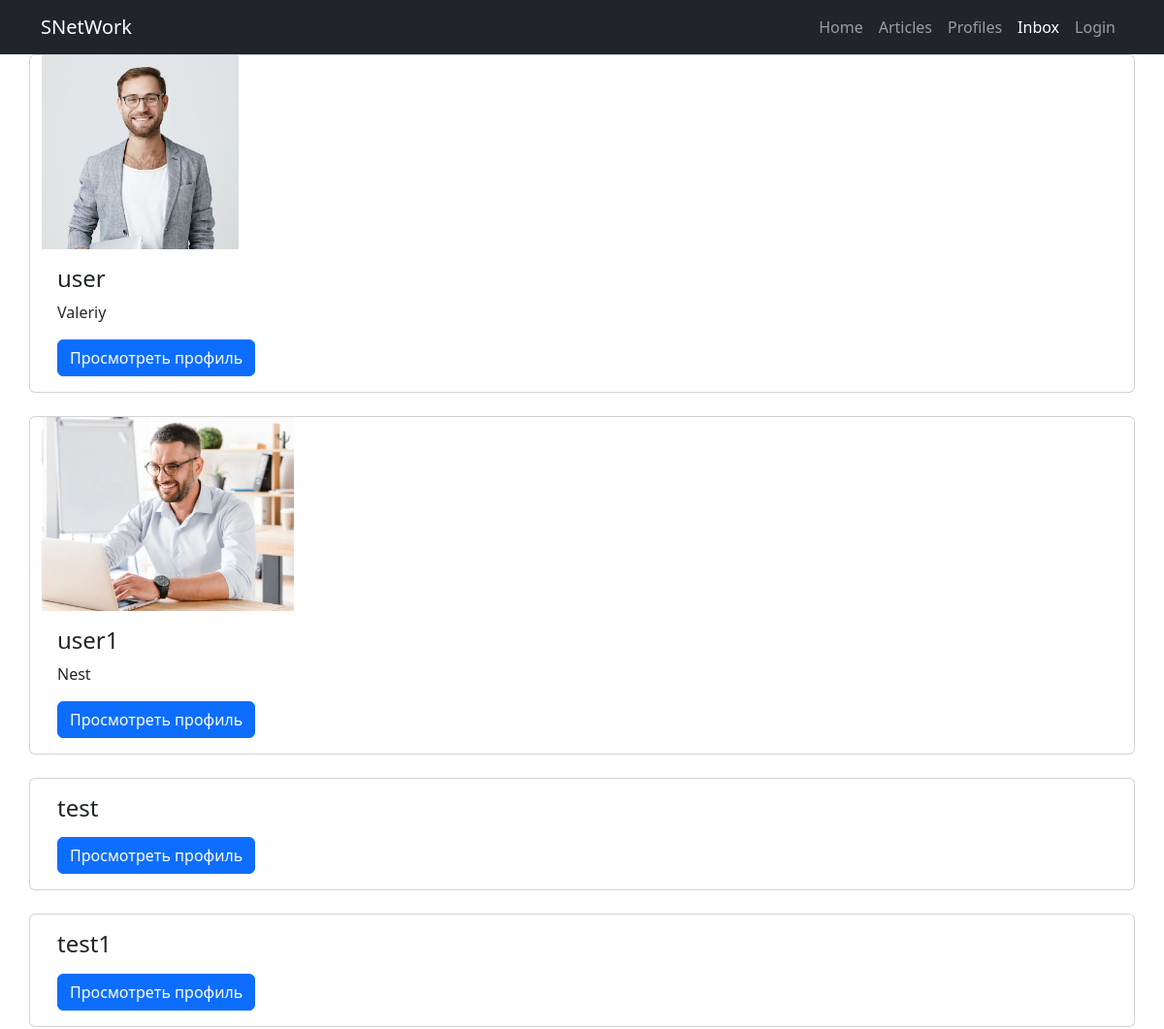
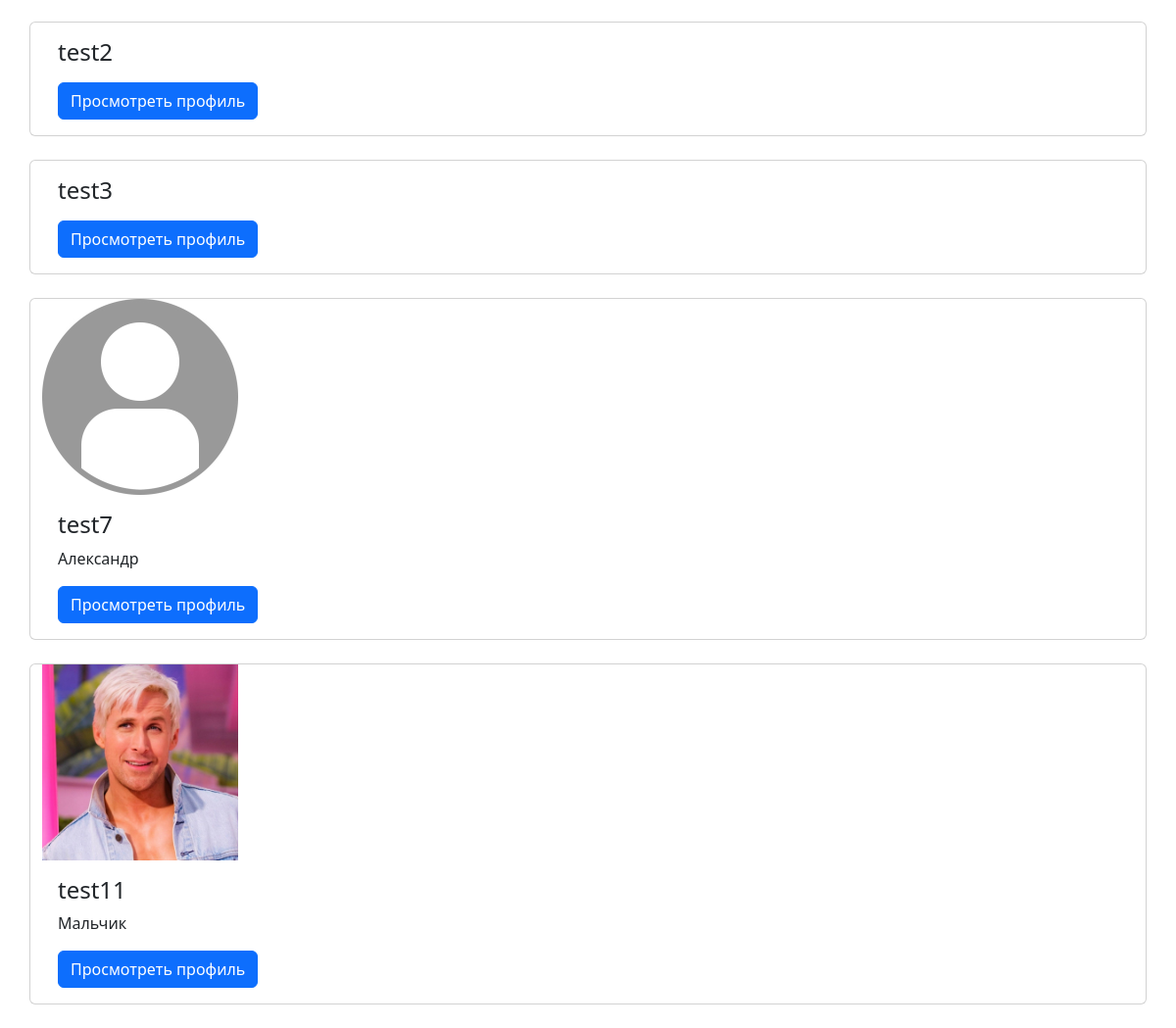
/profiles/, run on the app's committed database (2 pictures, top to bottom).
### profiles/models.py (models this page shows)
class User(AbstractUser):
    photo = models.ImageField(upload_to="profiles/%Y/%m/%d", default="default.jpg",blank=True, null=True)
    date_birth = models.DateTimeField(blank=True, null=True)
    following = models.ManyToManyField('self', related_name='followers', blank=True, symmetrical=False)

### profiles/views.py (the view)
# urls.py: path('profiles/', Profiles, name='profiles'),
def Profiles(request):
    model = get_user_model()
    profiles = model.objects.all()
    return render(request, 'profile/profiles.html', {'profiles': profiles})

### profiles/templates/profile/profiles.html
{% extends 'base/index.html' %}
{% block content %}
<div class="container">
{% for profile in profiles %}
<div class="row">
    <div class="card mb-4">
        {% if profile.photo %}
            <a href="{% url 'profile' profile.id %}"><img src="{{ profile.photo.url }}" height="200"></a>
        {% endif %}
        <div class="card-body">
                <h2 class="card-title h4">{{ profile.username }}</h2>
                <p class="card-text">{{ profile.first_name }}</p>
                <a class="btn btn-primary" href="{% url 'profile' profile.id %}">Просмотреть профиль</a>
        </div>
    </div>
</div>
{% endfor %}
</div>
{% endblock %}

### templates/base/index.html (shortened to what this page needs)
<!DOCTYPE html>
{% load static %}
<html lang="en">
<head>
    <link href=" {% static 'css/styles.css' %}" rel="stylesheet" />
</head>
<body>
        <nav class="navbar navbar-expand-lg navbar-dark bg-dark">
            <div class="container">
                <a class="navbar-brand" href="#!">SNetWork</a>
                <div class="collapse navbar-collapse" id="navbarSupportedContent">
                    <ul class="navbar-nav ms-auto mb-2 mb-lg-0">
                        <li class="nav-item"><a class="nav-link" href="#">Home</a></li>
                        <li class="nav-item"><a class="nav-link" href="{% url 'articles' %}">Articles</a></li>
                        <li class="nav-item"><a class="nav-link" href="{% url 'profiles' %}">Profiles</a></li>
                        <li class="nav-item"><a class="nav-link active" aria-current="page" href="{% url 'inbox' %}">Inbox</a></li>
                        {% if user.is_authenticated %}
                        <li class="nav-item"><a class="nav-link" href="{% url 'profile' user.id %}">{{ user.username }} |</a></li>
                        <li class="nav-item"><a class="nav-link" href="{% url 'logout' %}">Logout</a></li>
                        {% else %}
                        <li class="nav-item"><a class="nav-link" href="{% url 'login' %}">Login</a></li>
                        {% endif %}
                    </ul>
                </div>
            </div>
        </nav>
{% block content %}
{% endblock %}
</body>
</html>

### data on the page
User: photo (picture), username "user", first_name "Valeriy"
User: photo (picture), username "user1", first_name "Nest"
User: username "test"
User: username "test1"
User: username "test2"
User: username "test3"
User: photo (placeholder picture), username "test7", first_name "Александр"
User: photo (picture), username "test11", first_name "Мальчик"
